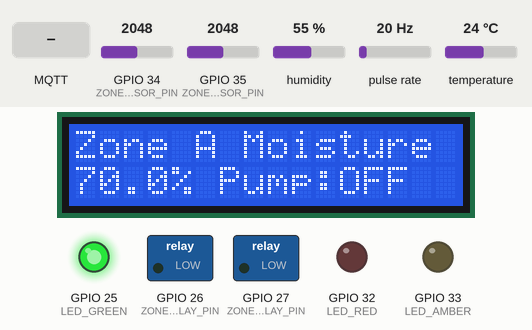
Simulated run of this sketch. Board: ESP32. Shown: 16×2 character LCD, switched loads named in the sketch (green lamp = pin HIGH), output pins drawn as LEDs (lit = HIGH). Wiring (inferred from the names in the program): pulse sensor: data GPIO 13. Inputs (shaded band) come from the test bench; at power-on: GPIO 34 (ZONE_A_SENSOR_PIN) = 2048, GPIO 35 (ZONE_B_SENSOR_PIN) = 2048, humidity 55 %, pulse rate 20 Hz, temperature 24 °C. WiFi joins after 1.5 s; servers stay silent unless stated; the local clock reads 2024-03-15 10:24:30 at power-on unless the sketch sets it; EEPROM starts erased; no MQTT or app messages arrive unless stated.

Above: at 3.6 s.
3.7 s: MQTT message "ON" arrives on the first subscribed topic
At 7.4 s:
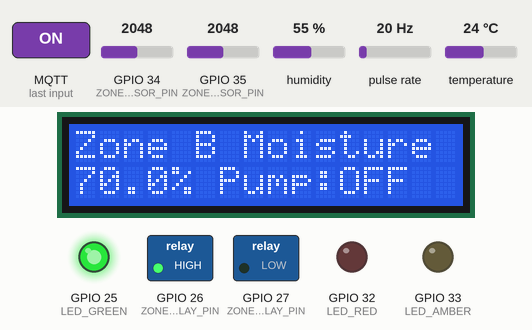
16.5 s: MQTT message "ON" arrives on the second subscribed topic
At 17.7 s:
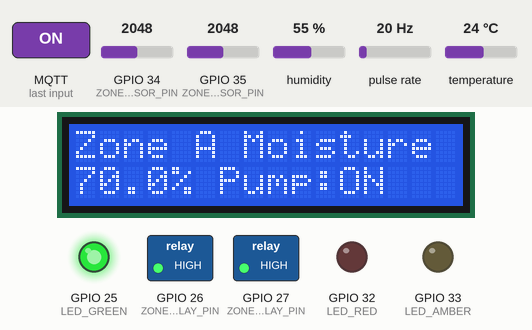
28.5 s: MQTT message "1" arrives on the first subscribed topic
At 30.8 s:
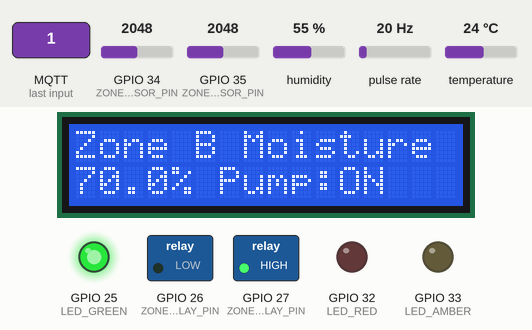
40.5 s: GPIO 34 (ZONE_A_SENSOR_PIN) set to 2866
At 45.9 s:
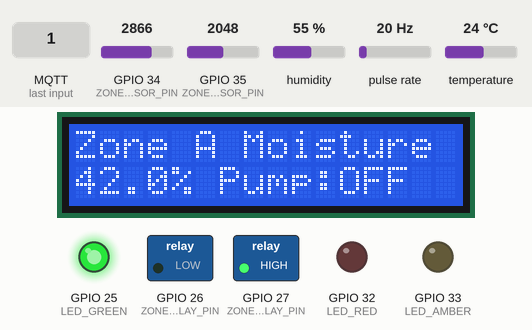
49.5 s: GPIO 35 (ZONE_B_SENSOR_PIN) set to 2866
At 55.1 s:
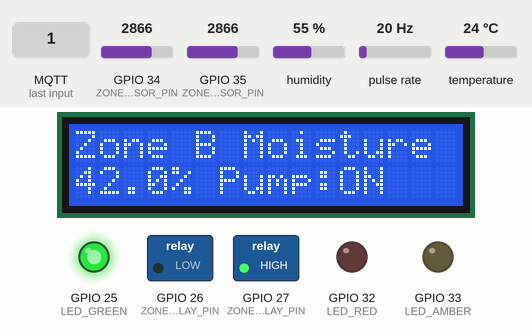
58.5 s: MQTT message "1" arrives on the second subscribed topic
At 60.9 s:
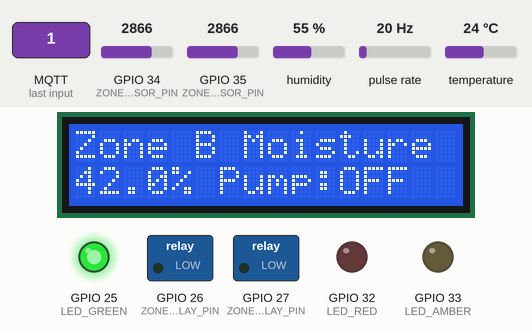
Timing chart, 0 to 62.4 s (numbered marks = the images above; inputs shaded):
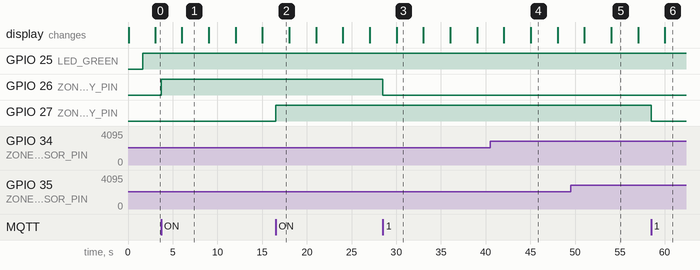

The sketch:

smart_irrigation.ino
```cpp
#include <WiFi.h>
#include <PubSubClient.h>
#include <DHT.h>
#include <Wire.h>
#include <LiquidCrystal_I2C.h>
#include <EEPROM.h>
#include <time.h>

// -------- User config --------
const char* WIFI_SSID = "YOUR_WIFI";
const char* WIFI_PASSWORD = "YOUR_PASSWORD";
const char* MQTT_HOST = "YOUR_HIVEMQ_HOST";
const int MQTT_PORT = 1883;
const char* MQTT_USER = "YOUR_MQTT_USER";
const char* MQTT_PASS = "YOUR_MQTT_PASS";
const char* DEVICE_ID = "demo-device";
// -----------------------------

const int ZONE_A_SENSOR_PIN = 34;
const int ZONE_B_SENSOR_PIN = 35;
const int ZONE_A_RELAY_PIN = 26;
const int ZONE_B_RELAY_PIN = 27;
const int DHT_PIN = 14;
const int FLOW_PIN = 13;
const int LED_GREEN = 25;
const int LED_AMBER = 33;
const int LED_RED = 32;

volatile unsigned long flowPulses = 0;
unsigned long lastPublishMs = 0;
unsigned long lastDisplayMs = 0;
bool displayToggle = false;
bool pumpA = false;
bool pumpB = false;
float flowRateLpm = 0.0;

const float PULSES_PER_LITRE = 450.0;
const int EEPROM_PUMP_A_ADDR = 0;
const int EEPROM_PUMP_B_ADDR = 1;

DHT dht(DHT_PIN, DHT22);
LiquidCrystal_I2C lcd(0x27, 16, 2);
WiFiClient wifiClient;
PubSubClient mqtt(wifiClient);

String baseTopic() { return String("agromind/") + DEVICE_ID; }

void IRAM_ATTR onFlowPulse() { flowPulses++; }

void setPumpStateA(bool on) {
  pumpA = on;
  digitalWrite(ZONE_A_RELAY_PIN, on ? HIGH : LOW);
  EEPROM.write(EEPROM_PUMP_A_ADDR, on ? 1 : 0);
  EEPROM.commit();
}

void setPumpStateB(bool on) {
  pumpB = on;
  digitalWrite(ZONE_B_RELAY_PIN, on ? HIGH : LOW);
  EEPROM.write(EEPROM_PUMP_B_ADDR, on ? 1 : 0);
  EEPROM.commit();
}

float readMoisturePercent(int pin) {
  int raw = analogRead(pin);
  return constrain(map(raw, 4095, 1200, 0, 100), 0, 100);
}

void publishValue(String topic, String payload) {
  mqtt.publish(topic.c_str(), payload.c_str(), true);
}

void mqttCallback(char* topic, byte* payload, unsigned int length) {
  String t = String(topic);
  String msg = "";
  for (unsigned int i = 0; i < length; i++) msg += (char)payload[i];

  if (t.endsWith("/zone_a/pump/command")) {
    setPumpStateA(msg == "ON");
  } else if (t.endsWith("/zone_b/pump/command")) {
    setPumpStateB(msg == "ON");
  } else if (t.endsWith("/config")) {
    // Config JSON can be parsed here if needed.
  }
}

void connectWiFi() {
  WiFi.mode(WIFI_STA);
  WiFi.begin(WIFI_SSID, WIFI_PASSWORD);
  while (WiFi.status() != WL_CONNECTED) delay(300);
}

void connectMQTT() {
  mqtt.setServer(MQTT_HOST, MQTT_PORT);
  mqtt.setCallback(mqttCallback);
  while (!mqtt.connected()) {
    String clientId = String("agromind-esp32-") + DEVICE_ID;
    if (mqtt.connect(clientId.c_str(), MQTT_USER, MQTT_PASS)) {
      mqtt.subscribe((baseTopic() + "/zone_a/pump/command").c_str());
      mqtt.subscribe((baseTopic() + "/zone_b/pump/command").c_str());
      mqtt.subscribe((baseTopic() + "/config").c_str());
    } else {
      delay(2000);
    }
  }
}

void updateStatusLeds() {
  bool wifi = WiFi.status() == WL_CONNECTED;
  bool broker = mqtt.connected();
  digitalWrite(LED_GREEN, wifi && broker ? HIGH : LOW);
  digitalWrite(LED_AMBER, wifi && !broker ? HIGH : LOW);
  digitalWrite(LED_RED, wifi ? LOW : HIGH);
}

void setup() {
  Serial.begin(115200);
  EEPROM.begin(8);

  pinMode(ZONE_A_RELAY_PIN, OUTPUT);
  pinMode(ZONE_B_RELAY_PIN, OUTPUT);
  pinMode(LED_GREEN, OUTPUT);
  pinMode(LED_AMBER, OUTPUT);
  pinMode(LED_RED, OUTPUT);
  pinMode(FLOW_PIN, INPUT_PULLUP);
  attachInterrupt(digitalPinToInterrupt(FLOW_PIN), onFlowPulse, RISING);

  dht.begin();
  lcd.init();
  lcd.backlight();

  setPumpStateA(EEPROM.read(EEPROM_PUMP_A_ADDR) == 1);
  setPumpStateB(EEPROM.read(EEPROM_PUMP_B_ADDR) == 1);

  connectWiFi();
  connectMQTT();
}

void loop() {
  if (WiFi.status() != WL_CONNECTED) connectWiFi();
  if (!mqtt.connected()) connectMQTT();
  mqtt.loop();
  updateStatusLeds();

  unsigned long now = millis();
  if (now - lastPublishMs >= 15000) {
    noInterrupts();
    unsigned long pulses = flowPulses;
    flowPulses = 0;
    interrupts();
    flowRateLpm = pulses / PULSES_PER_LITRE * 4.0; // 15s window to per-minute

    float moistureA = readMoisturePercent(ZONE_A_SENSOR_PIN);
    float moistureB = readMoisturePercent(ZONE_B_SENSOR_PIN);
    float temp = dht.readTemperature();
    float hum = dht.readHumidity();

    publishValue(baseTopic() + "/zone_a/moisture", String(moistureA, 2));
    publishValue(baseTopic() + "/zone_b/moisture", String(moistureB, 2));
    publishValue(baseTopic() + "/zone_a/pump/status", pumpA ? "ON" : "OFF");
    publishValue(baseTopic() + "/zone_b/pump/status", pumpB ? "ON" : "OFF");
    publishValue(baseTopic() + "/sensors/temperature", String(temp, 2));
    publishValue(baseTopic() + "/sensors/humidity", String(hum, 2));
    publishValue(baseTopic() + "/flow_rate", String(flowRateLpm, 2));
    publishValue(baseTopic() + "/device/heartbeat", String((unsigned long)time(nullptr)));
    lastPublishMs = now;
  }

  if (now - lastDisplayMs >= 3000) {
    float moistureA = readMoisturePercent(ZONE_A_SENSOR_PIN);
    float moistureB = readMoisturePercent(ZONE_B_SENSOR_PIN);
    lcd.clear();
    if (!displayToggle) {
      lcd.setCursor(0, 0); lcd.print("Zone A Moisture");
      lcd.setCursor(0, 1); lcd.print(String(moistureA, 1) + "% Pump:" + (pumpA ? "ON" : "OFF"));
    } else {
      lcd.setCursor(0, 0); lcd.print("Zone B Moisture");
      lcd.setCursor(0, 1); lcd.print(String(moistureB, 1) + "% Pump:" + (pumpB ? "ON" : "OFF"));
    }
    displayToggle = !displayToggle;
    lastDisplayMs = now;
  }
}
```

Measured:
- after the input at 3.7 s, GPIO 26 (ZONE_A_RELAY_PIN): LOW → HIGH at once
- after the input at 16.5 s, GPIO 27 (ZONE_B_RELAY_PIN): LOW → HIGH at once
- after the input at 28.5 s, GPIO 26 (ZONE_A_RELAY_PIN): HIGH → LOW at once
- after the input at 40.5 s, the display: first differs from a run without the input after 4.5 s (image 4)
- after the input at 49.5 s, the display: first differs from a run without the input after 4.5 s (image 5)
- after the input at 58.5 s, GPIO 27 (ZONE_B_RELAY_PIN): HIGH → LOW at once; the display: changes after 1.5 s (image 6)
- what the display in image 1 shows lasts 3.0 s, from 6.0 s to 9.0 s
